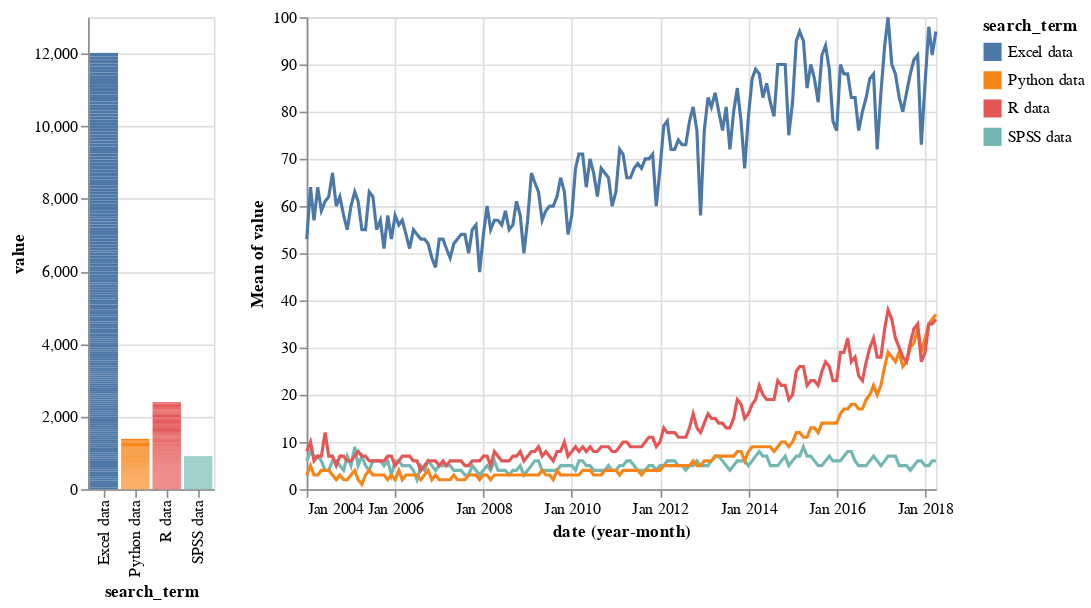

Notebook code for this chart:
### Code cell
select_term = alt.selection(type="single", encodings = ["x"]) #Encodings sirve para decir qué se filtra

trend_line = alt.Chart(trends).mark_line().encode(
    x="yearmonth(date):T",
    y="mean(value)",
    color="search_term"
).transform_filter( #transform_filter es el filtrado
    select_term
)

trend_bar = alt.Chart(trends).mark_bar().encode(
    x="search_term",
    y="value",
    color="search_term",
    tooltip="value" #tooltip sirve para que qparezca un cartelito si dejas el ratón por encima
).properties(
    selection=select_term #Y con selection le dices que quieres que filtre este gráfico en base a lo indicado en select_terms
)

trend_bar|trend_line

### Figure 1 — Vega-Lite specification as saved in the notebook (floating-point values rounded to 4 significant figures; data arrays with more than 128 entries replaced by an {"elided": "..."} marker saying what was removed)
{"config": {"view": {"continuousWidth": 400, "continuousHeight": 300}}, "hconcat": [{"mark": "bar", "encoding": {"color": {"type": "nominal", "field": "search_term"}, "tooltip": {"type": "quantitative", "field": "value"}, "x": {"type": "nominal", "field": "search_term"}, "y": {"type": "quantitative", "field": "value"}}, "selection": {"selector009": {"type": "single", "encodings": ["x"]}}}, {"mark": "line", "encoding": {"color": {"type": "nominal", "field": "search_term"}, "x": {"type": "temporal", "field": "date", "timeUnit": "yearmonth"}, "y": {"type": "quantitative", "aggregate": "mean", "field": "value"}}, "transform": [{"filter": {"selection": "selector009"}}]}], "data": {"name": "data-e98c37ccd35f211240bd82ee68b1da10"}, "$schema": "https://vega.github.io/schema/vega-lite/v4.8.1.json", "datasets": {"data-e98c37ccd35f211240bd82ee68b1da10": {"elided": "688 records"}}}
